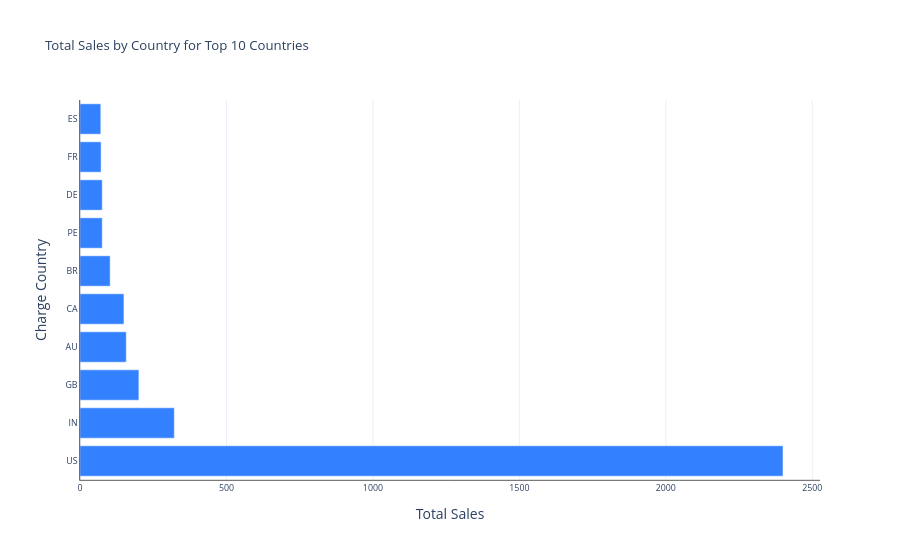

Notebook cell for this chart:
### Code cell
QUESTION = """
What are the total sales by charge_country for the top 10 countries? Make a horizontal bar chart with the charge_country descending. 
"""
inputs = {"user_question": QUESTION, "num_steps": 0}
for s in app.stream(inputs):
    print(s)

### Figure 1 — Plotly figure (JSON) as saved in the notebook; plotly's stock layout.template omitted (floating-point values rounded to 4 significant figures)
{"data": [{"marker": {"color": "#3381ff"}, "orientation": "h", "type": "bar", "x": [2400, 322, 201, 158, 150, 103, 76, 76, 72, 71], "y": ["US", "IN", "GB", "AU", "CA", "BR", "PE", "DE", "FR", "ES"]}], "layout": {"plot_bgcolor": "white", "title": {"font": {"size": 13.2}, "text": "Total Sales by Country for Top 10 Countries"}, "xaxis": {"linecolor": "black", "linewidth": 0.65, "tickfont": {"size": 8.8}, "title": {"text": "Total Sales"}}, "yaxis": {"linecolor": "black", "linewidth": 0.65, "tickfont": {"size": 8.8}, "title": {"text": "Charge Country"}}}}
